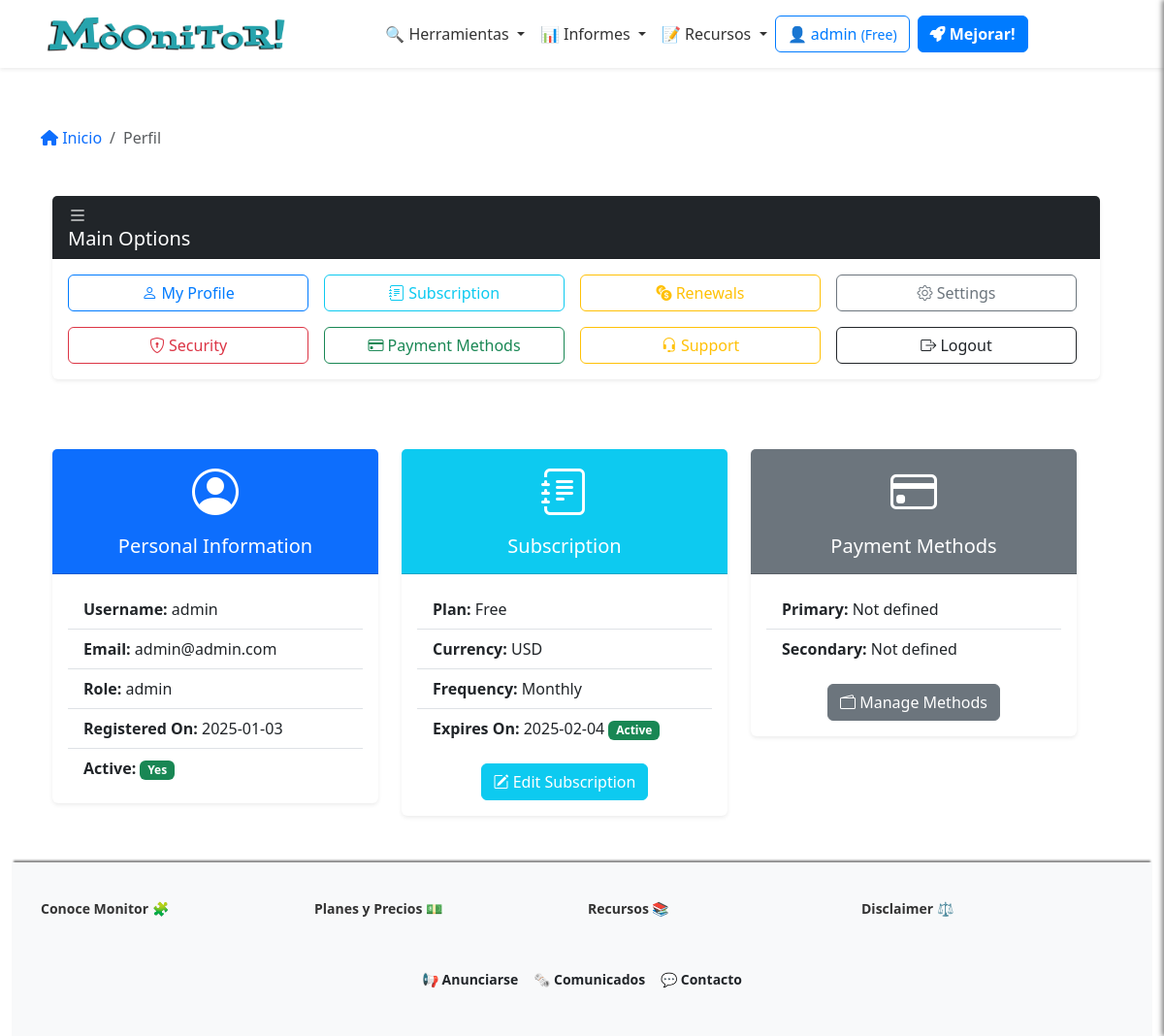
Before: /profile (signed in) with the older database file.
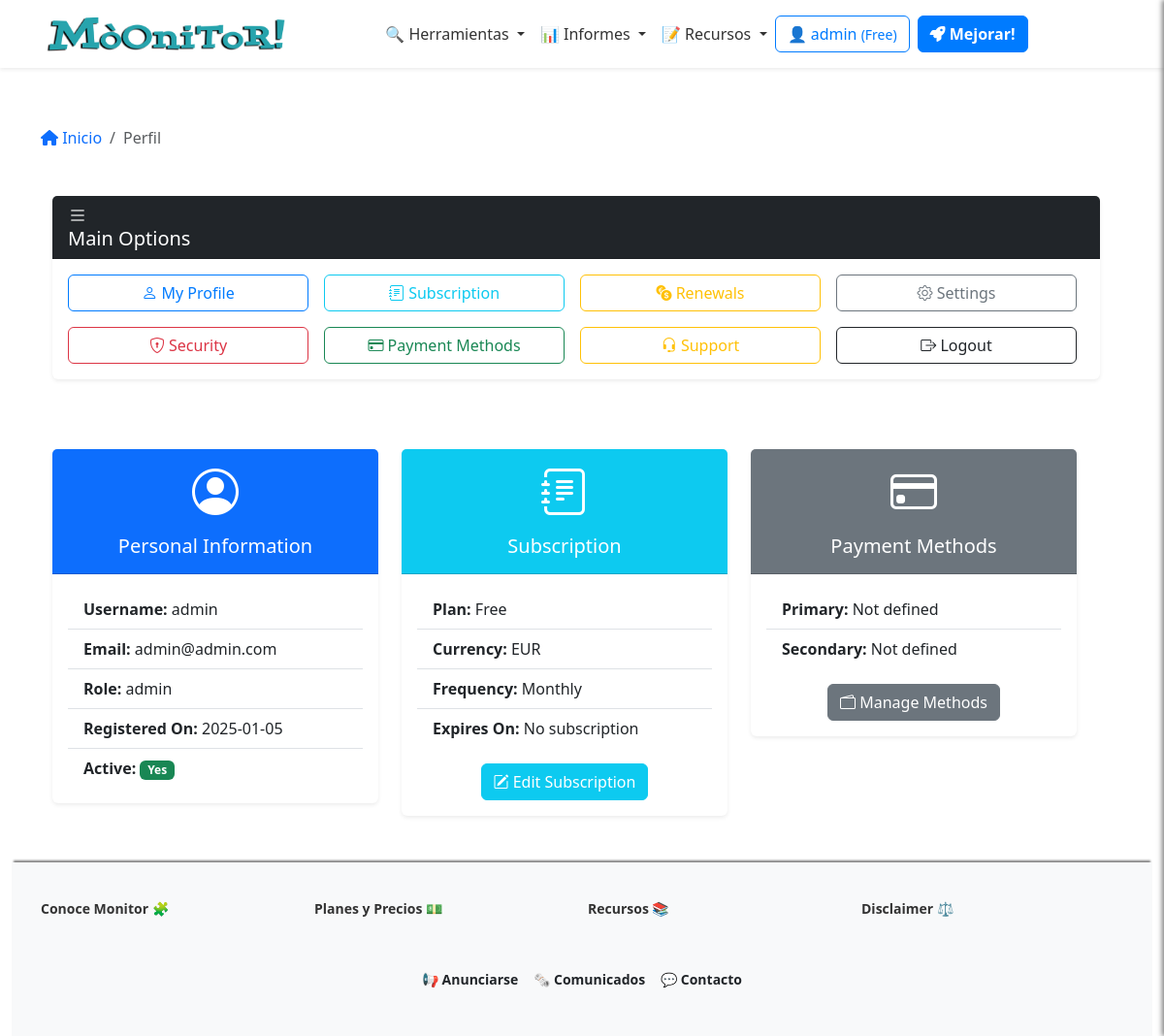
After: the same page with the newer database file.
### app/models/user_model.py (models this page shows, shortened)
class Users(UserMixin, db.Model):
    __tablename__ = 'Users'
    id = db.Column(db.Integer, primary_key=True)
    username = db.Column(db.String(80), unique=True, nullable=False)
    email = db.Column(db.String(120), unique=True, nullable=False)
    password_hash = db.Column(db.String(255), nullable=False)
    token = db.Column(db.String(255), index=True, unique=True)
    active = db.Column(db.Boolean, default=False)
    registered_on = db.Column(db.DateTime, nullable=False, default=datetime.datetime.utcnow)
    config = db.Column(JSONType)
    role = db.Column(db.String(20), nullable=False, default='usuario')
    subscription_plan = db.Column(Enum('Free', 'Pro', 'Corporate', name='subscription_plans'), default='Free')
    subscription_currency = db.Column(db.String(3), default='EUR')  # ISO currency codes (e.g., USD, EUR)
    subscription_expiration = db.Column(db.DateTime, nullable=True)
    subscription_frequency = db.Column(Enum('Monthly', 'Annually', name='subscription_frequency'), default='Monthly')
    primary_payment = db.Column(JSONType, nullable=True)  # IBAN, SWIFT, etc.
    secondary_payment = db.Column(JSONType, nullable=True)
    transactions = db.relationship('Transaction', backref='user', lazy=True)
    def is_subscription_active(self):
        if not self.subscription_expiration:
            return False
        return self.subscription_expiration > datetime.datetime.utcnow()

### app/controllers/user_controller.py (the view)
@app.route('/profile') ## futuro dashboard
@login_required
def profile():
    breadcrumbs = [
        {'url': '/profile', 'text': 'Perfil'}
    ]
    user = Users.query.filter_by(id=current_user.id).first()
    return render_template('user/profile.html', user=user, breadcrumbs=breadcrumbs)

### app/templates/user/profile.html (shortened to what this page needs)
{% extends 'base.html' %}
{% block content %}
{% include 'inc/breadcrumbs.html' %}
<div class="container my-5 mb-5">
    <div class="row">
        <div class="col-12 mb-4">
            <div class="card shadow-sm border-0">
                <div class="card-header bg-dark text-white d-flex justify-content-between align-items-center">
                    <h2 class="h5 mb-0"><i class="bi bi-list"></i> Main Options</h2>
                </div>
                <div class="card-body">
                    <div class="row row-cols-2 row-cols-md-4 g-3 text-center">
                        <div class="col">
                            <a href="{{ url_for('profile') }}" class="btn btn-outline-primary w-100">
                                <i class="bi bi-person"></i> My Profile
                            </a>
                        </div>
                        <div class="col">
                            <a href="{{ url_for('edit_subscription') }}" class="btn btn-outline-info w-100">
                                <i class="bi bi-journal-text"></i> Subscription
                            </a>
                        </div>
                        <div class="col">
                            <a href="{{ url_for('transaction_history') }}" class="btn btn-outline-warning w-100">
                                <i class="bi bi-currency-exchange"></i> Renewals
                            </a>
                        </div>
                        <div class="col">
                            <a href="{{ url_for('configuracion') }}" class="btn btn-outline-secondary w-100">
                                <i class="bi bi-gear"></i> Settings
                            </a>
                        </div>
                        <div class="col">
                            <a href="{{ url_for('change_password') }}" class="btn btn-outline-danger w-100">
                                <i class="bi bi-shield-lock"></i> Security
                            </a>
                        </div>
                        <div class="col">
                            <a href="{{ url_for('edit_payment_methods') }}" class="btn btn-outline-success w-100">
                                <i class="bi bi-credit-card"></i> Payment Methods
                            </a>
                        </div>
                        <div class="col">
                            <a href="#" class="btn btn-outline-warning w-100">
                                <i class="bi bi-headset"></i> Support
                            </a>
                        </div>
                        <div class="col">
                            <a href="{{ url_for('logout') }}" class="btn btn-outline-dark w-100">
                                <i class="bi bi-box-arrow-right"></i> Logout
                            </a>
                        </div>
                    </div>
                </div>
            </div>
        </div>
        <div class="row g-4">
            <div class="col-lg-4 col-md-6">
                <div class="card shadow-sm border-0">
                    <div class="card-header bg-primary text-white text-center">
                        <i class="bi bi-person-circle" style="font-size: 3rem;"></i>
                        <h5 class="mt-2">Personal Information</h5>
                    </div>
                    <div class="card-body">
                        <ul class="list-group list-group-flush">
                            <li class="list-group-item"><strong>Username:</strong> {{ user.username }}</li>
                            <li class="list-group-item"><strong>Email:</strong> {{ user.email }}</li>
                            <li class="list-group-item"><strong>Role:</strong> {{ user.role }}</li>
                            <li class="list-group-item"><strong>Registered On:</strong> {{ user.registered_on.strftime('%Y-%m-%d') }}</li>
                            <li class="list-group-item">
                                <strong>Active:</strong>
                                {% if user.active %}
                                <span class="badge bg-success">Yes</span>
                                {% else %}
                                <span class="badge bg-danger">No</span>
                                {% endif %}
                            </li>
                        </ul>
                    </div>
                </div>
            </div>
            <div class="col-lg-4 col-md-6">
                <div class="card shadow-sm border-0">
                    <div class="card-header bg-info text-white text-center">
                        <i class="bi bi-journal-text" style="font-size: 3rem;"></i>
                        <h5 class="mt-2">Subscription</h5>
                    </div>
                    <div class="card-body">
                        <ul class="list-group list-group-flush">
                            <li class="list-group-item"><strong>Plan:</strong> {{ user.subscription_plan }}</li>
                            <li class="list-group-item"><strong>Currency:</strong> {{ user.subscription_currency }}</li>
                            <li class="list-group-item"><strong>Frequency:</strong> {{ user.subscription_frequency }}</li>
                            <li class="list-group-item">
                                <strong>Expires On:</strong>
                                {% if user.subscription_expiration %}
                                {{ user.subscription_expiration.strftime('%Y-%m-%d') }}
                                {% if user.is_subscription_active() %}
                                <span class="badge bg-success">Active</span>
                                {% else %}
                                <span class="badge bg-danger">Expired</span>
                                {% endif %}
                                {% else %}
                                No subscription
                                {% endif %}
                            </li>
                        </ul>
                        <div class="mt-3 text-center">
                            <a href="{{ url_for('edit_subscription') }}" class="btn btn-info text-white">
                                <i class="bi bi-pencil-square"></i> Edit Subscription
                            </a>
                        </div>
                    </div>
                </div>
            </div>
            <div class="col-lg-4 col-md-6">
                <div class="card shadow-sm border-0">
                    <div class="card-header bg-secondary text-white text-center">
                        <i class="bi bi-credit-card" style="font-size: 3rem;"></i>
                        <h5 class="mt-2">Payment Methods</h5>
                    </div>
                    <div class="card-body">
                        <ul class="list-group list-group-flush">
                            <li class="list-group-item"><strong>Primary:</strong> {{ user.primary_payment.method if user.primary_payment else 'Not defined' }}</li>
                            <li class="list-group-item"><strong>Secondary:</strong> {{ user.secondary_payment.method if user.secondary_payment else 'Not defined' }}</li>
                        </ul>
                        <div class="mt-3 text-center">
                            <a href="#" class="btn btn-secondary text-white">
                                <i class="bi bi-wallet2"></i> Manage Methods
                            </a>
                        </div>
                    </div>
                </div>
            </div>
        </div>
    </div>
</div>
{% endblock %}

### app/templates/base.html (shortened to what this page needs)
<!DOCTYPE html>
<html lang="en">
<head>
    <link href="https://cdn.jsdelivr.net/npm/bootstrap@5.3.0-alpha1/dist/css/bootstrap.min.css" rel="stylesheet">
    <link href="https://cdnjs.cloudflare.com/ajax/libs/font-awesome/6.0.0-beta3/css/all.min.css" rel="stylesheet">
    <link href="https://cdn.jsdelivr.net/npm/simple-datatables@latest/dist/style.css" rel="stylesheet">
    <link rel="stylesheet"
        href="https://cdnjs.cloudflare.com/ajax/libs/bootstrap-icons/1.8.1/font/bootstrap-icons.min.css">
    <link rel="stylesheet" href="{{ url_for('static', filename='css/style.css') }}">
</head>
<body>
    {% include 'inc/header.html' %}
    <div class="container-fluid">
        <div class="row-0">
            <div class="col" id="main-content">
                <div class="container mt-0">
                    {% block content %}
                    {% endblock %}
                </div>
                {% include 'inc/footer.html' %}
            </div>
        </div>
    </div>
</body>
</html>

### app/templates/inc/header.html
<header class="header">
  {% include 'inc/navbar.html' %}
</header>

### app/templates/inc/navbar.html (shortened to what this page needs)
<nav class="navbar navbar-expand-lg navbar-light bg-white shadow-sm">
  <div class="container">
    <a class="navbar-brand mx-auto" href="{{ url_for('index') }}">
      <img src="{{ url_for('static', filename='logo.png') }}" alt="Logo" height="50"
        class="d-inline-block align-text-top">
    </a>
    <div class="collapse navbar-collapse justify-content-center" id="navbarNav">
      <ul class="navbar-nav align-items-center">
        <li class="nav-item dropdown">
          <a class="nav-link dropdown-toggle" href="#" id="domainDnsDropdown" role="button" data-bs-toggle="dropdown"
            aria-expanded="false">
            🔍 Herramientas
          </a>
        </li>
        <li class="nav-item dropdown">
          <a class="nav-link dropdown-toggle" href="#" id="domainDnsDropdown" role="button" data-bs-toggle="dropdown"
            aria-expanded="false">
            📊 Informes
          </a>
        </li>
        <li class="nav-item dropdown">
          <a class="nav-link dropdown-toggle" href="#" id="domainDnsDropdown" role="button" data-bs-toggle="dropdown"
            aria-expanded="false">
            📝 Recursos
          </a>
        </li>
      </ul>
    <div class="d-flex flex-column flex-sm-row align-items-center justify-content-center ms-0 mb-3 mt-3">
      {% if current_user.is_authenticated %}
          <a href="/dashboard" class="btn btn-outline-primary mb-2 mb-sm-0 me-sm-2">
              <span class="item-responsive">👤 {{ current_user.username }}
                  <small>({{ current_user.subscription_plan }})</small>
              </span>
          </a>
          {% if current_user.subscription_plan == "Free" %}
              <a class="btn btn-primary mb-2 mb-sm-0 me-sm-2 text-decoration-none fw-semibold" href="{{ url_for('edit_subscription') }}">
                  <i class="fa-solid fa-rocket"></i> Mejorar!
              </a>
          {% elif current_user.subscription_plan == "Pro" %}
              <a class="btn btn-primary mb-2 mb-sm-0 me-sm-2 text-decoration-none fw-semibold" href="{{ url_for('edit_subscription') }}">
                  <i class="fa-solid fa-crown"></i> Probar Corporate!
              </a>
          {% endif %}
      {% endif %}
  </div>
    </div>
  </div>
</nav>

### app/templates/inc/breadcrumbs.html
{% if breadcrumbs %}
<nav aria-label="breadcrumb">
    <ol class="breadcrumb bg-transparent p-0 mb-4">
        <li class="breadcrumb-item">
            <a href="/" class="text-decoration-none">
                <i class="fa-solid fa-house"></i> Inicio
            </a>
        </li>
        {% for crumb in breadcrumbs %}
        {% if loop.last %}
        <li class="breadcrumb-item active" aria-current="page">{{ crumb.text }}</li>
        {% else %}
        <li class="breadcrumb-item">
            <a href="{{ crumb.url }}" class="text-decoration-none">{{ crumb.text }}</a>
        </li>
        {% endif %}
        {% endfor %}
    </ol>
</nav>
{% endif %}

### app/templates/inc/footer.html
<footer>
  <div class="container">
    <div class="row">
      <div class="col-md-3 footer-column">
        <h6 class="dropdown-header">Conoce Monitor 🧩</h6>
      </div>
      <div class="col-md-3 footer-column">
        <h6 class="dropdown-header">Planes y Precios 💵</h6>
      </div>
      <div class="col-md-3 footer-column">
        <h6 class="dropdown-header">Recursos 📚</h6>
      </div>
      <div class="col-md-3 footer-column">
        <h6 class="dropdown-header">Disclaimer ⚖️</h6>
      </div>
    </div>
  </div>
  <div class="top-bar d-flex justify-content-center align-items-center py-2 bg-light">
    <div class="d-flex flex-wrap gap-3">
      <a href="#" class="text-dark text-decoration-none fw-semibold">📢 Anunciarse</a>
      <a href="#" id="showSidebar" class="text-dark text-decoration-none fw-semibold">🗞️ Comunicados</a>
      <a href="#" class="text-dark text-decoration-none fw-semibold">💬 Contacto</a>
    </div>
  </div>
</footer>

Changed rows visible on the page:
changed Users "admin": registered_on "2025-01-03" → "2025-01-05"; subscription_currency "USD" → "EUR"; subscription_expiration "2025-02-04" → (not shown)
Other visible differences:
text no longer shown: "Active"
text now shown: "No subscription"
